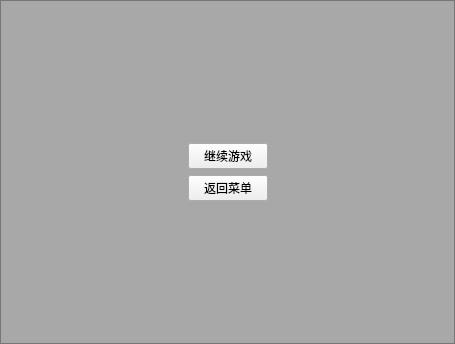
<?xml version="1.0" encoding="UTF-8"?>
<ui version="4.0">
 <class>GameMenu</class>
 <widget class="QWidget" name="GameMenu">
  <property name="geometry">
   <rect>
    <x>0</x>
    <y>0</y>
    <width>455</width>
    <height>344</height>
   </rect>
  </property>
  <property name="windowTitle">
   <string>Form</string>
  </property>
  <property name="styleSheet">
   <string notr="true"/>
  </property>
  <layout class="QGridLayout" name="gridLayout">
   <property name="leftMargin">
    <number>0</number>
   </property>
   <property name="topMargin">
    <number>0</number>
   </property>
   <property name="rightMargin">
    <number>0</number>
   </property>
   <property name="bottomMargin">
    <number>0</number>
   </property>
   <property name="spacing">
    <number>0</number>
   </property>
   <item row="0" column="0">
    <widget class="QFrame" name="frame">
     <property name="styleSheet">
      <string notr="true">QFrame{
	background-color:rgba(0,0,0,0.3);
}</string>
     </property>
     <property name="frameShape">
      <enum>QFrame::StyledPanel</enum>
     </property>
     <property name="frameShadow">
      <enum>QFrame::Raised</enum>
     </property>
     <layout class="QGridLayout" name="gridLayout_2">
      <item row="2" column="1">
       <widget class="QPushButton" name="return_start">
        <property name="text">
         <string>返回菜单</string>
        </property>
       </widget>
      </item>
      <item row="2" column="0">
       <spacer name="horizontalSpacer">
        <property name="orientation">
         <enum>Qt::Horizontal</enum>
        </property>
        <property name="sizeHint" stdset="0">
         <size>
          <width>171</width>
          <height>20</height>
         </size>
        </property>
       </spacer>
      </item>
      <item row="0" column="1">
       <spacer name="verticalSpacer">
        <property name="orientation">
         <enum>Qt::Vertical</enum>
        </property>
        <property name="sizeHint" stdset="0">
         <size>
          <width>20</width>
          <height>98</height>
         </size>
        </property>
       </spacer>
      </item>
      <item row="3" column="1">
       <spacer name="verticalSpacer_2">
        <property name="orientation">
         <enum>Qt::Vertical</enum>
        </property>
        <property name="sizeHint" stdset="0">
         <size>
          <width>20</width>
          <height>127</height>
         </size>
        </property>
       </spacer>
      </item>
      <item row="2" column="2">
       <spacer name="horizontalSpacer_2">
        <property name="orientation">
         <enum>Qt::Horizontal</enum>
        </property>
        <property name="sizeHint" stdset="0">
         <size>
          <width>171</width>
          <height>20</height>
         </size>
        </property>
       </spacer>
      </item>
      <item row="1" column="1">
       <widget class="QPushButton" name="continue_game">
        <property name="text">
         <string>继续游戏</string>
        </property>
       </widget>
      </item>
     </layout>
    </widget>
   </item>
  </layout>
 </widget>
 <resources/>
 <connections/>
</ui>
